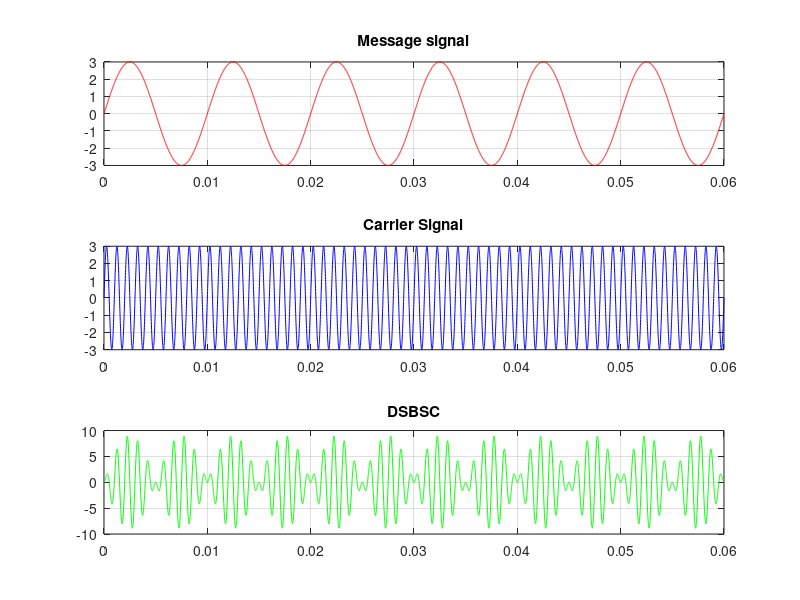

Write MATLAB code to recreate this figure.
function amplitude = dsbsc

fm = 100;
fc = 1000
Am = 3;
Ac = 3;

Tm = 1/fm;
Tc = 1/fc;

t1 = 0:Tm/999:6*Tm;

message_signal = Am*sin(2*pi*fm*t1);
subplot(3,1,1)
plot(t1, message_signal, 'r');
grid();
title('Message signal');

carrier_signal = Ac*sin(2*pi*fc*t1);
subplot(3,1,2)
plot(t1, carrier_signal, 'b');
grid();
title('Carrier Signal');

amplitude = message_signal.*carrier_signal;
subplot(3,1,3)
plot(t1,amplitude, 'g');
grid();
title('DSBSC');

end
